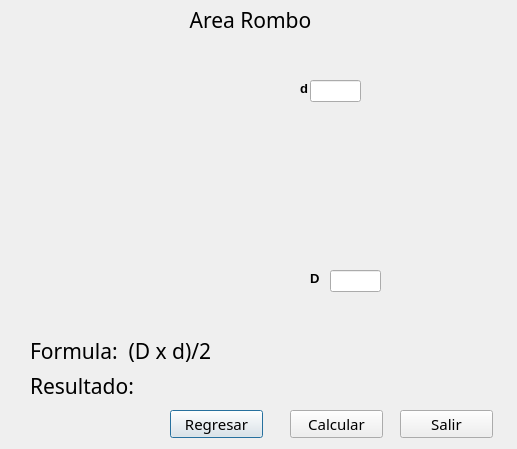
<?xml version="1.0" encoding="UTF-8"?>
<ui version="4.0">
 <class>Dialog</class>
 <widget class="QDialog" name="Dialog">
  <property name="geometry">
   <rect>
    <x>0</x>
    <y>0</y>
    <width>517</width>
    <height>449</height>
   </rect>
  </property>
  <property name="windowTitle">
   <string>Dialog</string>
  </property>
  <widget class="QLabel" name="Lbl_Formula">
   <property name="geometry">
    <rect>
     <x>30</x>
     <y>330</y>
     <width>331</width>
     <height>41</height>
    </rect>
   </property>
   <property name="font">
    <font>
     <family>MS PGothic</family>
     <pointsize>16</pointsize>
    </font>
   </property>
   <property name="text">
    <string>Formula:  (D x d)/2</string>
   </property>
  </widget>
  <widget class="QLineEdit" name="Txb_d">
   <property name="geometry">
    <rect>
     <x>310</x>
     <y>80</y>
     <width>51</width>
     <height>22</height>
    </rect>
   </property>
   <property name="font">
    <font>
     <family>MS PGothic</family>
     <pointsize>11</pointsize>
    </font>
   </property>
  </widget>
  <widget class="QPushButton" name="Btn_Regresar">
   <property name="geometry">
    <rect>
     <x>170</x>
     <y>410</y>
     <width>93</width>
     <height>28</height>
    </rect>
   </property>
   <property name="font">
    <font>
     <family>MS PGothic</family>
     <pointsize>11</pointsize>
    </font>
   </property>
   <property name="text">
    <string>Regresar</string>
   </property>
  </widget>
  <widget class="QPushButton" name="Btn_Salir">
   <property name="geometry">
    <rect>
     <x>400</x>
     <y>410</y>
     <width>93</width>
     <height>28</height>
    </rect>
   </property>
   <property name="font">
    <font>
     <family>MS PGothic</family>
     <pointsize>11</pointsize>
    </font>
   </property>
   <property name="text">
    <string>Salir</string>
   </property>
  </widget>
  <widget class="QLabel" name="label_3">
   <property name="geometry">
    <rect>
     <x>130</x>
     <y>30</y>
     <width>251</width>
     <height>301</height>
    </rect>
   </property>
   <property name="styleSheet">
    <string notr="true">image: url(:/areas/area_rombo.png);</string>
   </property>
   <property name="text">
    <string/>
   </property>
  </widget>
  <widget class="QLabel" name="Lbl_Resultado">
   <property name="geometry">
    <rect>
     <x>30</x>
     <y>370</y>
     <width>281</width>
     <height>31</height>
    </rect>
   </property>
   <property name="font">
    <font>
     <family>MS PGothic</family>
     <pointsize>16</pointsize>
    </font>
   </property>
   <property name="text">
    <string>Resultado:</string>
   </property>
  </widget>
  <widget class="QLabel" name="label_4">
   <property name="geometry">
    <rect>
     <x>300</x>
     <y>80</y>
     <width>21</width>
     <height>16</height>
    </rect>
   </property>
   <property name="font">
    <font>
     <pointsize>10</pointsize>
     <weight>75</weight>
     <bold>true</bold>
    </font>
   </property>
   <property name="text">
    <string>d</string>
   </property>
  </widget>
  <widget class="QPushButton" name="Btn_Calcular">
   <property name="geometry">
    <rect>
     <x>290</x>
     <y>410</y>
     <width>93</width>
     <height>28</height>
    </rect>
   </property>
   <property name="font">
    <font>
     <family>MS PGothic</family>
     <pointsize>11</pointsize>
    </font>
   </property>
   <property name="text">
    <string>Calcular</string>
   </property>
  </widget>
  <widget class="QLabel" name="label">
   <property name="geometry">
    <rect>
     <x>120</x>
     <y>10</y>
     <width>261</width>
     <height>20</height>
    </rect>
   </property>
   <property name="font">
    <font>
     <family>MS PGothic</family>
     <pointsize>16</pointsize>
    </font>
   </property>
   <property name="text">
    <string>Area Rombo</string>
   </property>
   <property name="alignment">
    <set>Qt::AlignCenter</set>
   </property>
  </widget>
  <widget class="QLineEdit" name="Txb_D">
   <property name="geometry">
    <rect>
     <x>330</x>
     <y>270</y>
     <width>51</width>
     <height>22</height>
    </rect>
   </property>
   <property name="font">
    <font>
     <family>MS PGothic</family>
     <pointsize>11</pointsize>
    </font>
   </property>
  </widget>
  <widget class="QLabel" name="label_5">
   <property name="geometry">
    <rect>
     <x>310</x>
     <y>270</y>
     <width>21</width>
     <height>16</height>
    </rect>
   </property>
   <property name="font">
    <font>
     <pointsize>10</pointsize>
     <weight>75</weight>
     <bold>true</bold>
    </font>
   </property>
   <property name="text">
    <string>D</string>
   </property>
  </widget>
  <zorder>label_3</zorder>
  <zorder>Lbl_Formula</zorder>
  <zorder>Txb_d</zorder>
  <zorder>Btn_Regresar</zorder>
  <zorder>Btn_Salir</zorder>
  <zorder>Lbl_Resultado</zorder>
  <zorder>label_4</zorder>
  <zorder>Btn_Calcular</zorder>
  <zorder>label</zorder>
  <zorder>Txb_D</zorder>
  <zorder>label_5</zorder>
 </widget>
 <resources>
  <include location="img/resources.qrc"/>
 </resources>
 <connections/>
</ui>
